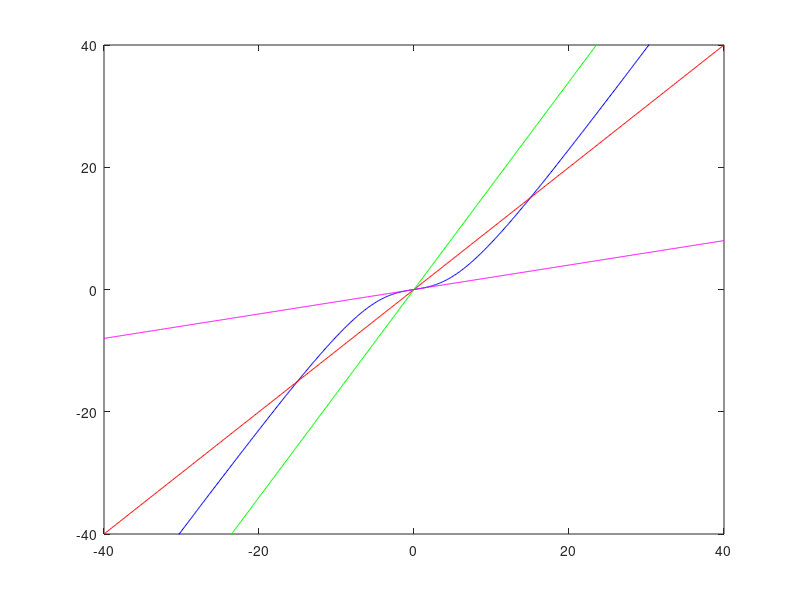
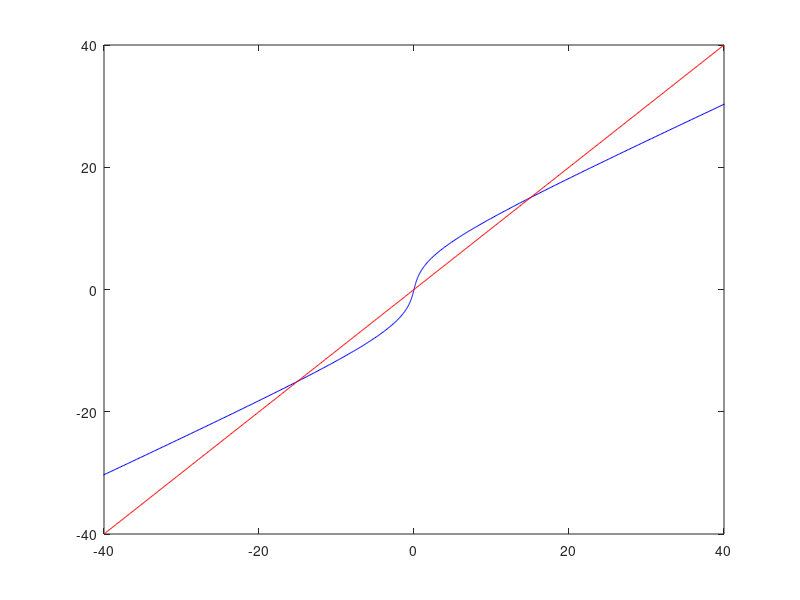

Here is the MATLAB script that generated these plots, in order:
x = -40:0.1:40;



% standard sigmoid


a = 1.7; %0.65;
b = 23; %10;
c = -b/2;
d = 0;
lambda = .14; %.8;
% y = a*x + b*(exp(d+lambda.*x)./(1+exp(d+lambda.*x))) + c;
% y = a*x + b./(1+exp(-d-lambda.*x)) + c;










% for y versus x slope
a = 0.6;       % slope of asymptote
b = 5;         % slope of transition region  
c = 7;         % perpendicular line separation / 2

% for x versus y slope
a = 1.7;       % slope of asymptote
b = 0.2;         % slope of transition region  
c = 7;         % perpendicular line separation / 2


for z = 1:length(x)
%     y(z) = a*x(z) + b/2*lambda*x(z)/sqrt(1+((lambda*x(z))^2));
%     y(z) = a*x(z) - b/2*lambda*x(z)/sqrt(1+((lambda*x(z))^2));
%     y(z) = a*x(z) - b*x(z)/sqrt(1+(c*(x(z))^2));
%     y(z) = x(z)/a - (b^2/a)*x(z)/sqrt(1+((x(z)/(c/b^2))^2));


%     y(z) = a*x(z) - b*x(z)/sqrt(1+(c*(x(z))^2));


%    y(z) = x(z)/a - (1/a-1/b)*x(z)/sqrt(1+((x(z)/(c/(1-a/b)))^2));
    y(z) = a*x(z) - (a-b)*x(z)/sqrt(1+((1-b/a)*x(z)/c)^2);
end
figure
plot(x,y,'b',x,x,'r',x,a*x,'g',x,b*x,'m')
% axis([-20 20 -20 20])
axis([-40 40 -40 40])

figure
plot(y,x,'b',x,x,'r')
axis([-40 40 -40 40])